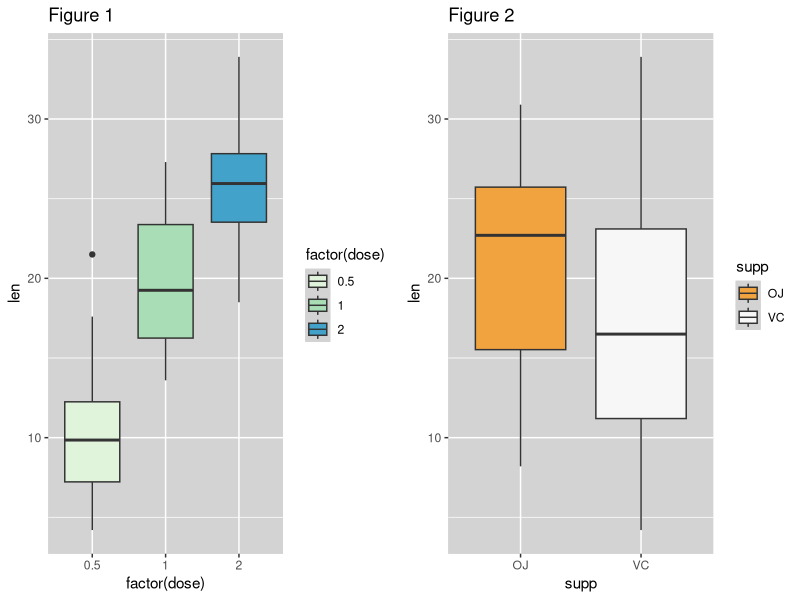

Write R code to recreate this figure. (Note: this script raises an error after producing the figure.)
## ---- chunk 1
knitr::opts_chunk$set(echo = TRUE)
## ---- chunk 2
library(datasets)
require(ggplot2)
require(RColorBrewer)
require(grDevices)

data(ToothGrowth)
attach(ToothGrowth)

# first look: 3 variables and 60 observations
str(ToothGrowth)
summary(ToothGrowth)

# convert $dose to factors
unique(ToothGrowth$dose)
ToothGrowth$dose <- as.factor(ToothGrowth$dose)

## ---- chunk 3
require(ggplot2)
require(gridExtra)

theme <- theme(
    panel.background = element_rect(fill = "lightgrey", colour = "lightgrey", size = 0.5, linetype = "solid"),
    panel.grid.major = element_line(size = 0.5, linetype = 'solid', colour = "white"), 
    panel.grid.minor = element_line(size = 0.25, linetype = 'solid', colour = "white")
)

plot1 <- ggplot(aes(x = factor(dose), y = len), data = ToothGrowth) +
                geom_boxplot(aes(fill = factor(dose))) + 
                theme + scale_fill_brewer(palette="GnBu") + 
                labs(title = "Figure 1")

plot2 <- ggplot(aes(x = supp, y = len), data = ToothGrowth) + 
                geom_boxplot(aes(fill = supp)) + 
                theme + scale_fill_brewer(palette="PuOr") + 
                labs(title = "Figure 2")

grid.arrange(plot1, plot2, ncol=2)
## ---- chunk 4
require(ggplot2)
require(gridExtra)

plot3 <- ggplot(aes(x = supp, y = len), data = ToothGrowth) + 
                geom_boxplot(aes(fill = supp)) + 
                facet_wrap(~ dose) + theme + 
                scale_fill_brewer(palette="YlOrRd") + 
                labs(title = "Figure 3: Tooth Growth due to Two Supplements by Incremental Dosages") + 
                annotate("text", x = 1.5, y = 2, label = c("p = .03","p = .0005","p = .5"))
plot3
## ---- chunk 5
# split the data frame by dose and supplement type
split_tooth <- split(ToothGrowth, f = list(ToothGrowth$dose, ToothGrowth$supp))
## ---- chunk 6
aggregate(len, list(supp, dose), mean)
aggregate(len, list(supp, dose), sd)
## ---- chunk 7
t.test(c(split_tooth[[1]]$len, split_tooth[[2]]$len, split_tooth[[3]]$len), 
       c(split_tooth[[4]]$len, split_tooth[[5]]$len, split_tooth[[6]]$len), 
       alternative = "greater")$p.value
## ---- chunk 8
t.test(split_tooth[[1]]$len, split_tooth[[4]]$len, 
       alternative = "greater")$p.value
## ---- chunk 9
t.test(split_tooth[[2]]$len, split_tooth[[5]]$len, 
       alternative = "greater")$p.value
## ---- chunk 10
t.test(split_tooth[[3]]$len, split_tooth[[6]]$len, 
       alternative = "greater")$p.value
## ---- chunk 11
t.test(c(split_tooth[[1]]$len, split_tooth[[4]]$len), 
       c(split_tooth[[2]]$len, split_tooth[[5]]$len), 
       alternative = "less")$p.value
## ---- chunk 12
t.test(c(split_tooth[[1]]$len, split_tooth[[4]]$len), 
       c(split_tooth[[3]]$len, split_tooth[[6]]$len), 
       alternative = "less")$p.value
## ---- chunk 13
t.test(c(split_tooth[[2]]$len, split_tooth[[5]]$len), 
       c(split_tooth[[3]]$len, split_tooth[[6]]$len), 
       alternative = "less")$p.value
